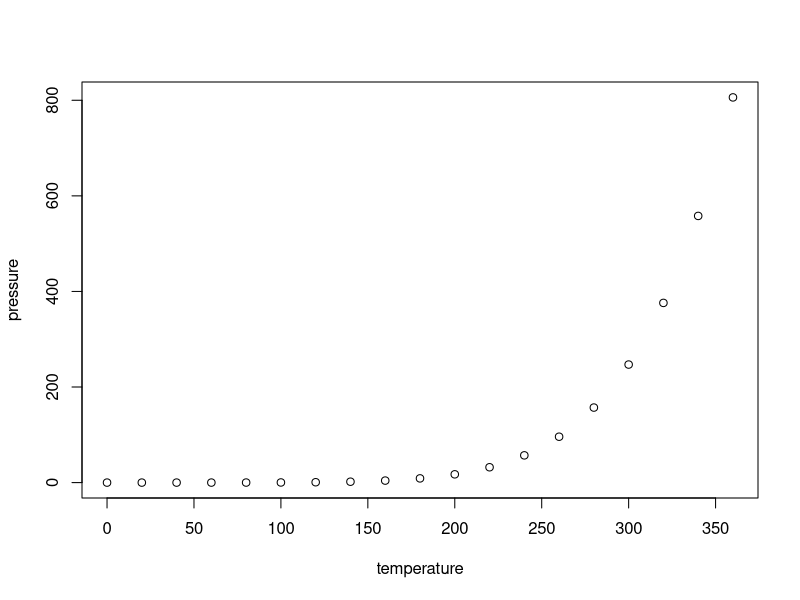
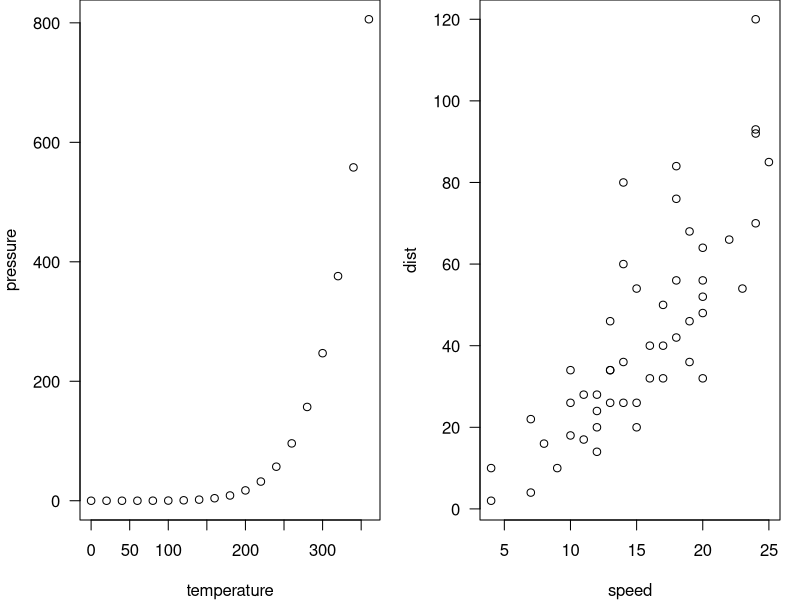
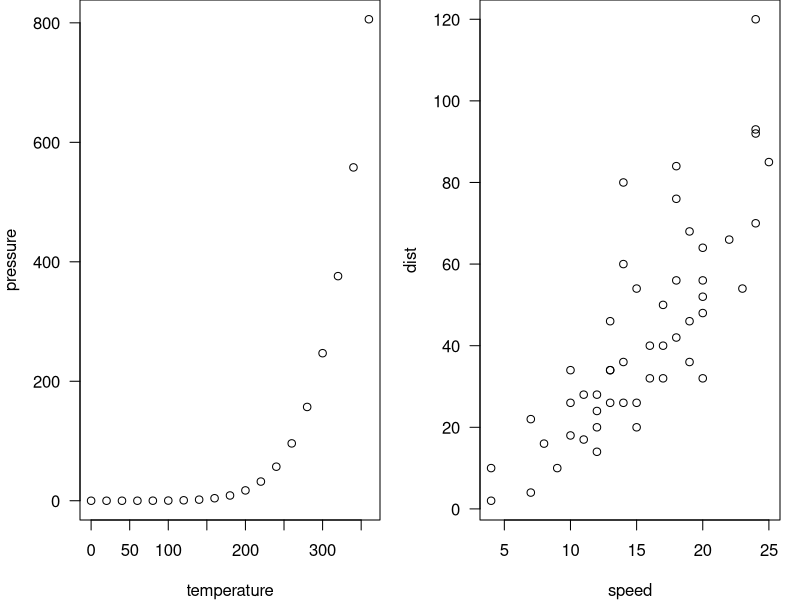
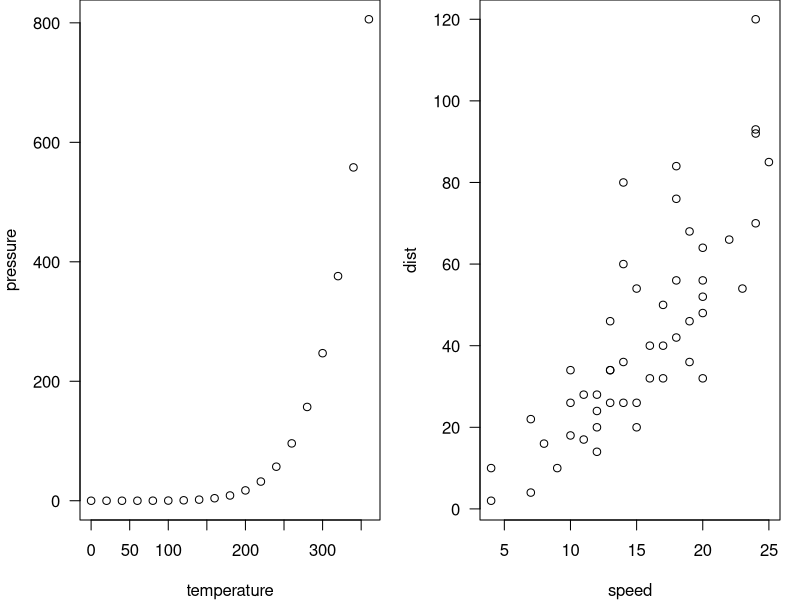

Write the R code that produced these figures, in order.
## ---- chunk 1
knitr::opts_chunk$set(
  comment = "#",
  collapse = TRUE,
  warning = FALSE,
  message = FALSE,
  fig.width=6, fig.height=6,
  fig.retina = 3,
  fig.align = 'center'
)

options(repos=structure(c(CRAN="http://cran.r-project.org")))
## ---- chunk 2
    summary(cars)
## ---- chunk 3
summary(cars)
## ---- chunk 4
plot(pressure)
## ---- chunk 5
par(mfrow=c(1,2), mar = c(4,4,0,1), las = 1)
plot(pressure)
plot(cars)
## ---- chunk 6
par(mfrow=c(1,2), mar = c(4,4,0,1))
plot(pressure)
plot(cars)
## ---- chunk 7
par(mfrow=c(1,2), mar = c(4,4,0,1), las = 1)
plot(pressure) #<<
plot(cars) #<<
